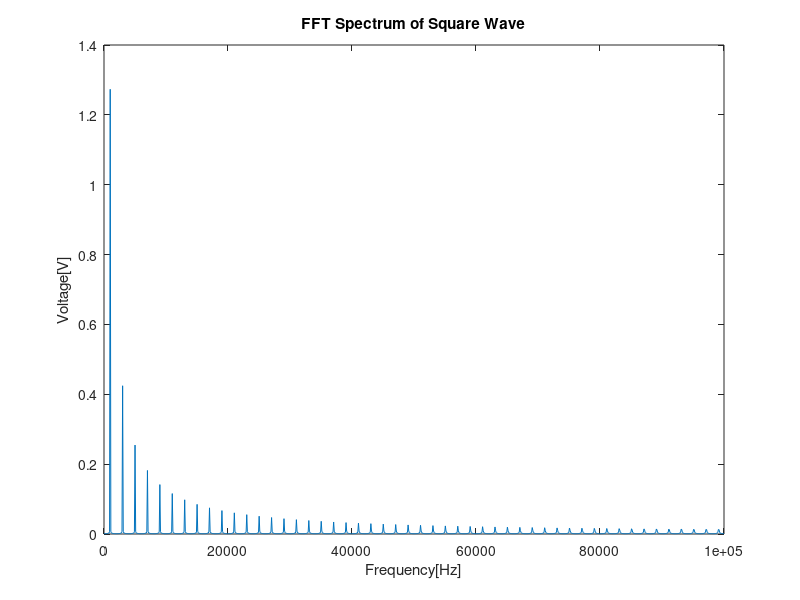

Here is the MATLAB script that generated this plot:
fs = 200000; % sampling frequency
t = 0:1/fs:0.01;
y = square(2*pi*1000*t, 50);
%FFT

f_nyq = fs/2;
y_fft = fft(y);
y_fft = 2*abs(y_fft)/length(y);
y_fft = y_fft(1:length(y)/2);
f = linspace(0, f_nyq, length(y)/2);
%plot FFT
plot(f, y_fft);
xlabel('Frequency[Hz]');
ylabel('Voltage[V]');
title("FFT Spectrum of Square Wave");